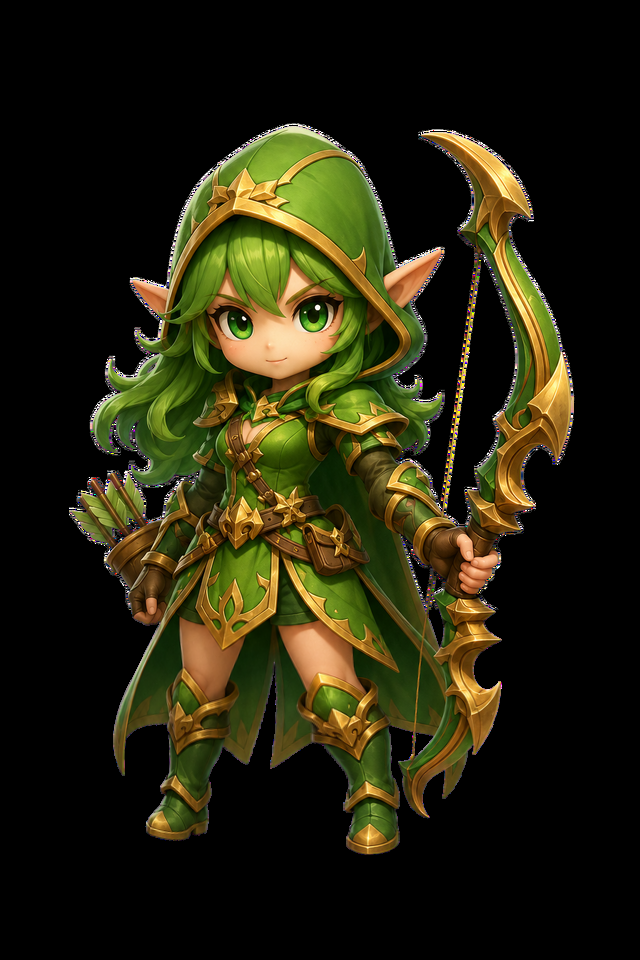
#> input picture assets/units/hero.archer/move-chibi-v1/hero.archer_move_001.png, 640 x 960 px
$ python -i generate-archer-move-production-v1.py   (imports and definitions only)
#> lines starting #> are read from the running program, lines starting #| are printed output that depends on the picture
#!/usr/bin/env python3
"""Build the review-only Archer Move v1 package from the approved master.

The upper identity zone remains byte-identical. Each frame independently
samples the approved Neutral Master through a periodic lower-body displacement
field; there is no AI regeneration and no cumulative frame editing.
"""

from __future__ import annotations

import argparse
import hashlib
import json
import math
from pathlib import Path

import numpy as np
from PIL import Image, ImageDraw, ImageFont


ROOT = Path(__file__).resolve().parents[1]
SOURCE = ROOT / "docs/assets/review/character-production/archer/master-v1/archer-production-master-candidate-v1.png"
IDLE_APPROVAL = ROOT / "data/design/archer-idle-package-exact-file-approval-v1.json"
FRAME_DIR = ROOT / "assets/units/hero.archer/move-chibi-v1"
REVIEW_DIR = ROOT / "docs/assets/review/character-production/archer/move-production-v1"
SIDECAR = ROOT / "assets/units/hero.archer/hero.archer_move_chibi_v1.json"
SOURCE_MAP = FRAME_DIR / "source-map.json"
METRICS = ROOT / "docs/reviews/archer-move-production-v1-validation.json"

SOURCE_SHA256 = "4911e7e3ba59241ee011be3e62f1b64230dcf9b3c24c6aeb23dc939d83311013"
BOARD_SHA256 = "a37f70609b036b7ce997ec71375e47a73898123795d4ebea21e4da5721e349f8"
FRAME_COUNT = 8
CANVAS = (640, 960)
ANCHOR = (0.5, 0.92)
FPS = 12
UPPER_IDENTITY_LOCK_Y = 610
STRIDE_AMPLITUDE = 18.0
PASSING_BIAS = 3.0
LIFT_AMPLITUDE = 14.0
VIEWER_LEFT_GROUND_OFFSET = 31.0


def sha256(path: Path) -> str:
    return hashlib.sha256(path.read_bytes()).hexdigest()


def smoothstep01(value: np.ndarray) -> np.ndarray:
    value = np.clip(value, 0.0, 1.0)
    return value * value * (3.0 - 2.0 * value)


# [102 lines left out: functions displaced_frame, alpha_bounds, foot_metrics, premultiplied_mae, alpha_centroid, not called in this run]


def checker(size: tuple[int, int], cell: int = 16) -> Image.Image:
    width, height = size
    yy, xx = np.mgrid[0:height, 0:width]
    mask = ((xx // cell + yy // cell) % 2).astype(bool)
    arr = np.empty((height, width, 3), dtype=np.uint8)
    arr[mask] = (52, 58, 63)
    arr[~mask] = (72, 79, 85)
    return Image.fromarray(arr, "RGB")


# [37 lines left out: functions build_contact_sheet, build_loop_preview, build_board_review, not called in this run]


def build_marker_diagnostic(frames: list[Image.Image], output: Path) -> None:
    scale = 0.5
    frame_size = (320, 480)
    canvas = checker((720, 550), 16).convert("RGBA")
    draw, font = ImageDraw.Draw(canvas), ImageFont.load_default()
    panels = [(2, 24, "LEFT CONTACT | t=0.25"), (6, 376, "RIGHT CONTACT | t=0.75")]
    for index, x, label in panels:
        reduced = frames[index].resize(frame_size, Image.Resampling.LANCZOS)
        canvas.alpha_composite(reduced, (x, 42))
        baseline_y = 42 + round(854 * scale)
        draw.line((x + 55, baseline_y, x + 230, baseline_y), fill=(255, 230, 80, 255), width=2)
        left_box = (x + round(315 * scale), 42 + round(700 * scale), x + round(450 * scale), 42 + round(890 * scale))
        right_box = (x + round(120 * scale), 42 + round(700 * scale), x + round(315 * scale), 42 + round(890 * scale))
        draw.rectangle(left_box, outline=(80, 235, 130, 255) if index == 2 else (235, 95, 95, 255), width=2)
        draw.rectangle(right_box, outline=(80, 235, 130, 255) if index == 6 else (235, 95, 95, 255), width=2)
        draw.text((x + 60, 18), label, fill=(255, 255, 255, 255), font=font)
    draw.text((24, 526), "Green = marker contact foot | Red = lifted/opposite foot | Yellow = shared y=854 baseline", fill=(255, 255, 255, 255), font=font)
    canvas.convert("RGB").save(output, optimize=True)


# [178 lines left out: function main, not called in this run]


# [2 lines not run here, left out]

>>> import cv2
>>> picture = cv2.imread('../assets/units/hero.archer/move-chibi-v1/hero.archer_move_001.png', cv2.IMREAD_GRAYSCALE)
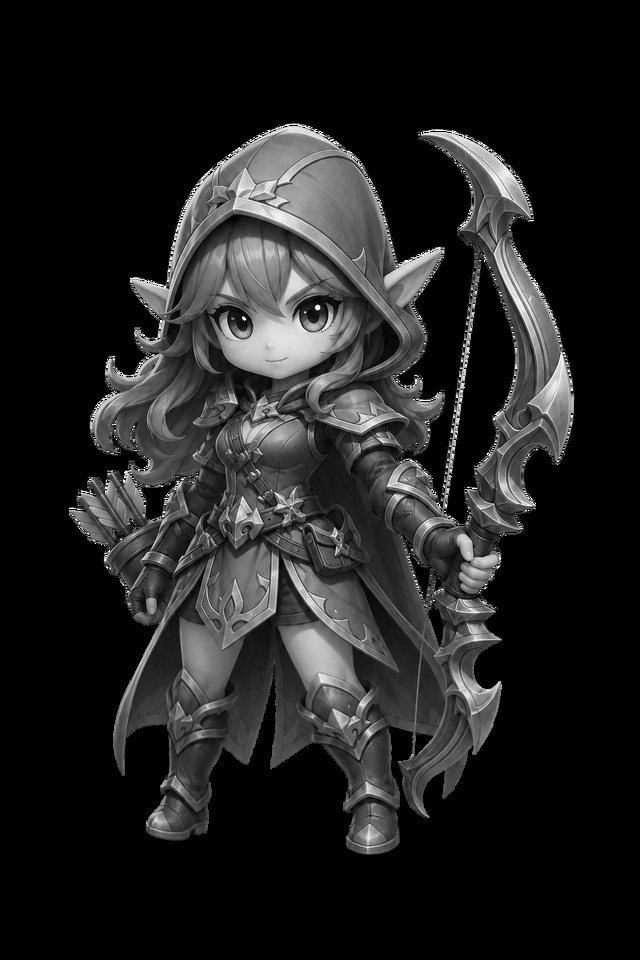
#> picture: shape (960, 640); min 0, max 255, mean 32.8
>>> result = build_marker_diagnostic(picture, 'out.png')
#> in build_marker_diagnostic, `canvas = checker((720, 550), 16).convert("RGBA")`:
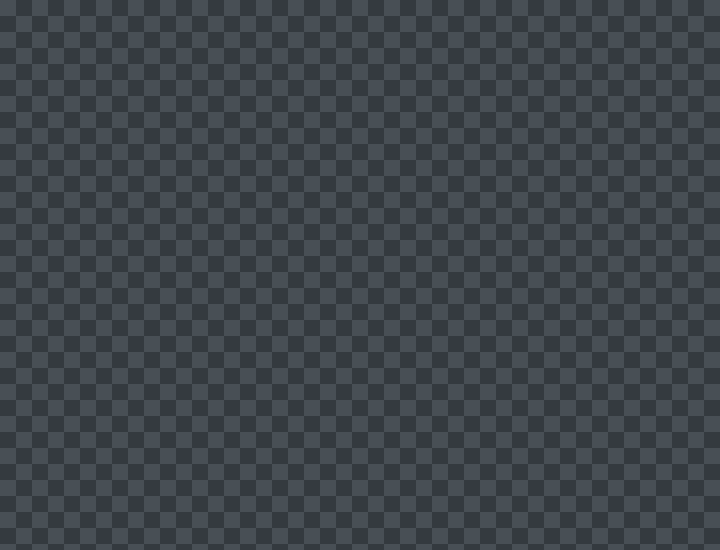
#> canvas: PIL image 720x550 RGBA; mean R, G, B, A 62, 68.5, 74, 255
#> (the run stopped early here; a loop or call above may not have finished)
